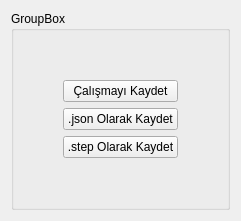
     <widget class="QWidget" name="page_3">
      <layout class="QVBoxLayout" name="verticalLayout_6">
       <item>
        <widget class="QGroupBox" name="groupBox_7">
         <property name="title">
          <string>GroupBox</string>
         </property>
         <layout class="QGridLayout" name="gridLayout_19">
          <item row="0" column="1">
           <spacer name="verticalSpacer_2">
            <property name="orientation">
             <enum>Qt::Vertical</enum>
            </property>
            <property name="sizeHint" stdset="0">
             <size>
              <width>20</width>
              <height>40</height>
             </size>
            </property>
           </spacer>
          </item>
          <item row="1" column="1">
           <widget class="QPushButton" name="pushButton_save">
            <property name="text">
             <string>Çalışmayı Kaydet</string>
            </property>
           </widget>
          </item>
          <item row="3" column="1">
           <widget class="QPushButton" name="pushButton_export">
            <property name="text">
             <string>.step Olarak Kaydet</string>
            </property>
           </widget>
          </item>
          <item row="4" column="1">
           <spacer name="verticalSpacer_3">
            <property name="orientation">
             <enum>Qt::Vertical</enum>
            </property>
            <property name="sizeHint" stdset="0">
             <size>
              <width>20</width>
              <height>40</height>
             </size>
            </property>
           </spacer>
          </item>
          <item row="1" column="2">
           <spacer name="horizontalSpacer_7">
            <property name="orientation">
             <enum>Qt::Horizontal</enum>
            </property>
            <property name="sizeHint" stdset="0">
             <size>
              <width>40</width>
              <height>20</height>
             </size>
            </property>
           </spacer>
          </item>
          <item row="1" column="0">
           <spacer name="horizontalSpacer_6">
            <property name="orientation">
             <enum>Qt::Horizontal</enum>
            </property>
            <property name="sizeHint" stdset="0">
             <size>
              <width>40</width>
              <height>20</height>
             </size>
            </property>
           </spacer>
          </item>
          <item row="2" column="1">
           <widget class="QPushButton" name="pushButton_json">
            <property name="text">
             <string>.json Olarak Kaydet</string>
            </property>
           </widget>
          </item>
         </layout>
        </widget>
       </item>
      </layout>
     </widget>
